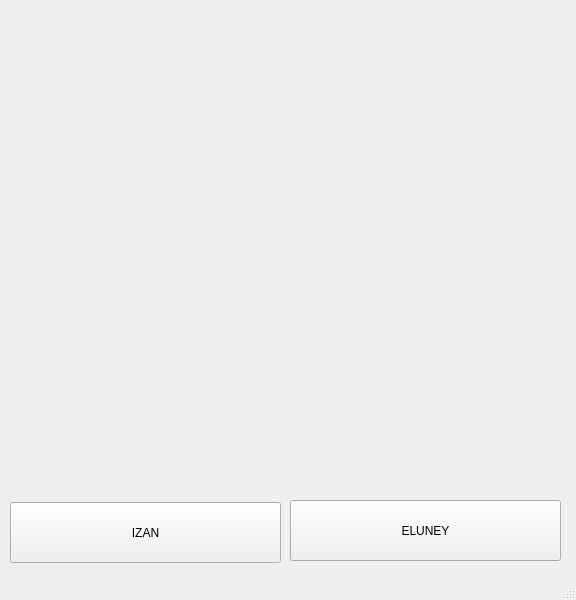
<?xml version="1.0" encoding="UTF-8"?>
<ui version="4.0">
 <class>MainWindow</class>
 <widget class="QMainWindow" name="MainWindow">
  <property name="geometry">
   <rect>
    <x>0</x>
    <y>0</y>
    <width>576</width>
    <height>600</height>
   </rect>
  </property>
  <property name="windowTitle">
   <string>MainWindow</string>
  </property>
  <widget class="QWidget" name="centralwidget">
   <widget class="QLabel" name="photo">
    <property name="geometry">
     <rect>
      <x>0</x>
      <y>0</y>
      <width>581</width>
      <height>501</height>
     </rect>
    </property>
    <property name="text">
     <string/>
    </property>
    <property name="pixmap">
     <pixmap>pollito 1.0.jpg</pixmap>
    </property>
    <property name="scaledContents">
     <bool>true</bool>
    </property>
   </widget>
   <widget class="QPushButton" name="izan">
    <property name="geometry">
     <rect>
      <x>10</x>
      <y>502</y>
      <width>271</width>
      <height>61</height>
     </rect>
    </property>
    <property name="text">
     <string>IZAN</string>
    </property>
   </widget>
   <widget class="QPushButton" name="eluney">
    <property name="geometry">
     <rect>
      <x>290</x>
      <y>500</y>
      <width>271</width>
      <height>61</height>
     </rect>
    </property>
    <property name="text">
     <string>ELUNEY</string>
    </property>
   </widget>
  </widget>
  <widget class="QMenuBar" name="menubar">
   <property name="geometry">
    <rect>
     <x>0</x>
     <y>0</y>
     <width>576</width>
     <height>21</height>
    </rect>
   </property>
  </widget>
  <widget class="QStatusBar" name="statusbar"/>
 </widget>
 <resources/>
 <connections/>
</ui>
